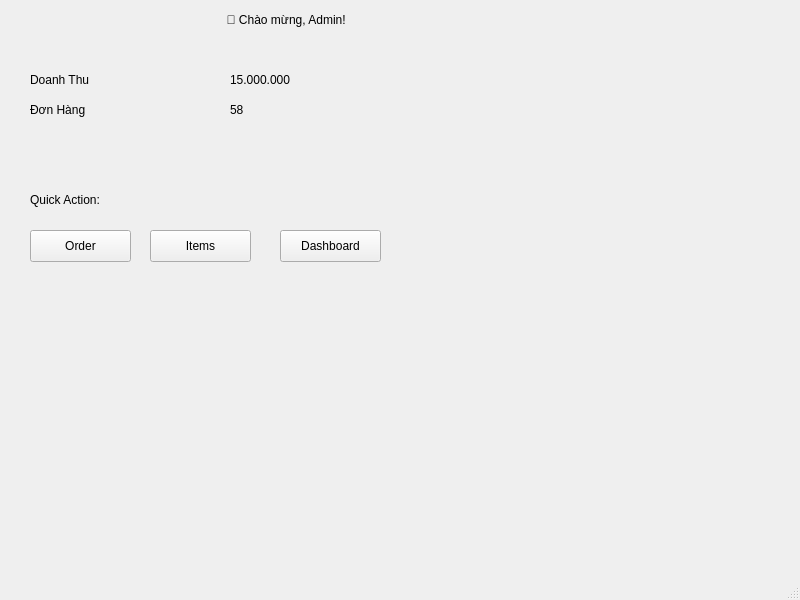
<?xml version="1.0" encoding="UTF-8"?>
<ui version="4.0">
 <class>MainWindow</class>
 <widget class="QMainWindow" name="MainWindow">
  <property name="geometry">
   <rect>
    <x>0</x>
    <y>0</y>
    <width>800</width>
    <height>600</height>
   </rect>
  </property>
  <property name="windowTitle">
   <string>MainWindow</string>
  </property>
  <widget class="QWidget" name="centralwidget">
   <widget class="QLabel" name="welcomeLBL">
    <property name="geometry">
     <rect>
      <x>220</x>
      <y>10</y>
      <width>191</width>
      <height>20</height>
     </rect>
    </property>
    <property name="text">
     <string>  🎉 Chào mừng, Admin! </string>
    </property>
   </widget>
   <widget class="QLabel" name="welcomeLBL_2">
    <property name="geometry">
     <rect>
      <x>30</x>
      <y>70</y>
      <width>191</width>
      <height>20</height>
     </rect>
    </property>
    <property name="text">
     <string>Doanh Thu</string>
    </property>
   </widget>
   <widget class="QLabel" name="welcomeLBL_3">
    <property name="geometry">
     <rect>
      <x>230</x>
      <y>70</y>
      <width>191</width>
      <height>20</height>
     </rect>
    </property>
    <property name="text">
     <string>15.000.000</string>
    </property>
   </widget>
   <widget class="QLabel" name="welcomeLBL_4">
    <property name="geometry">
     <rect>
      <x>30</x>
      <y>100</y>
      <width>191</width>
      <height>20</height>
     </rect>
    </property>
    <property name="text">
     <string>Đơn Hàng</string>
    </property>
   </widget>
   <widget class="QLabel" name="welcomeLBL_5">
    <property name="geometry">
     <rect>
      <x>230</x>
      <y>100</y>
      <width>191</width>
      <height>20</height>
     </rect>
    </property>
    <property name="text">
     <string>58</string>
    </property>
   </widget>
   <widget class="QLabel" name="welcomeLBL_6">
    <property name="geometry">
     <rect>
      <x>30</x>
      <y>190</y>
      <width>191</width>
      <height>20</height>
     </rect>
    </property>
    <property name="text">
     <string>Quick Action:</string>
    </property>
   </widget>
   <widget class="QPushButton" name="orderBTN">
    <property name="geometry">
     <rect>
      <x>30</x>
      <y>230</y>
      <width>101</width>
      <height>32</height>
     </rect>
    </property>
    <property name="text">
     <string>Order</string>
    </property>
   </widget>
   <widget class="QPushButton" name="itemsBTN">
    <property name="geometry">
     <rect>
      <x>150</x>
      <y>230</y>
      <width>101</width>
      <height>32</height>
     </rect>
    </property>
    <property name="text">
     <string>Items</string>
    </property>
   </widget>
   <widget class="QPushButton" name="dsbBTN">
    <property name="geometry">
     <rect>
      <x>280</x>
      <y>230</y>
      <width>101</width>
      <height>32</height>
     </rect>
    </property>
    <property name="text">
     <string>Dashboard</string>
    </property>
   </widget>
  </widget>
  <widget class="QMenuBar" name="menubar">
   <property name="geometry">
    <rect>
     <x>0</x>
     <y>0</y>
     <width>800</width>
     <height>24</height>
    </rect>
   </property>
  </widget>
  <widget class="QStatusBar" name="statusbar"/>
 </widget>
 <resources/>
 <connections/>
</ui>
